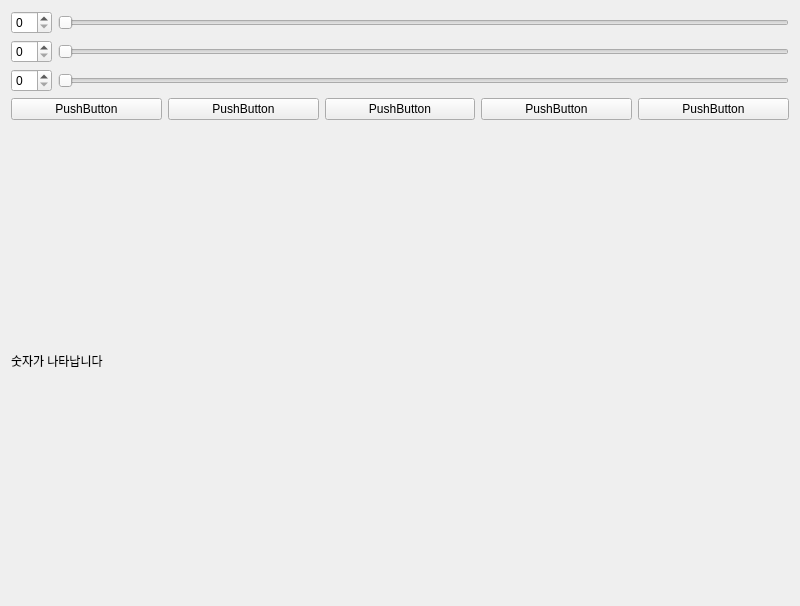
<?xml version="1.0" encoding="UTF-8"?>
<ui version="4.0">
 <class>Widget</class>
 <widget class="QWidget" name="Widget">
  <property name="geometry">
   <rect>
    <x>0</x>
    <y>0</y>
    <width>800</width>
    <height>606</height>
   </rect>
  </property>
  <property name="windowTitle">
   <string>Widget</string>
  </property>
  <layout class="QVBoxLayout" name="verticalLayout">
   <item>
    <layout class="QHBoxLayout" name="horizontalLayout">
     <item>
      <widget class="QSpinBox" name="spinBox1"/>
     </item>
     <item>
      <widget class="QSlider" name="slider1">
       <property name="orientation">
        <enum>Qt::Orientation::Horizontal</enum>
       </property>
      </widget>
     </item>
    </layout>
   </item>
   <item>
    <layout class="QHBoxLayout" name="horizontalLayout_2">
     <item>
      <widget class="QSpinBox" name="spinBox2"/>
     </item>
     <item>
      <widget class="QSlider" name="slider2">
       <property name="orientation">
        <enum>Qt::Orientation::Horizontal</enum>
       </property>
      </widget>
     </item>
    </layout>
   </item>
   <item>
    <layout class="QHBoxLayout" name="horizontalLayout_3">
     <item>
      <widget class="QSpinBox" name="spinBox3"/>
     </item>
     <item>
      <widget class="QSlider" name="slider3">
       <property name="orientation">
        <enum>Qt::Orientation::Horizontal</enum>
       </property>
      </widget>
     </item>
    </layout>
   </item>
   <item>
    <layout class="QHBoxLayout" name="horizontalLayout_4">
     <item>
      <widget class="QPushButton" name="pushButton1">
       <property name="text">
        <string>PushButton</string>
       </property>
      </widget>
     </item>
     <item>
      <widget class="QPushButton" name="pushButton2">
       <property name="text">
        <string>PushButton</string>
       </property>
      </widget>
     </item>
     <item>
      <widget class="QPushButton" name="pushButton3">
       <property name="text">
        <string>PushButton</string>
       </property>
      </widget>
     </item>
     <item>
      <widget class="QPushButton" name="pushButton4">
       <property name="text">
        <string>PushButton</string>
       </property>
      </widget>
     </item>
     <item>
      <widget class="QPushButton" name="pushButton5">
       <property name="text">
        <string>PushButton</string>
       </property>
      </widget>
     </item>
    </layout>
   </item>
   <item>
    <layout class="QHBoxLayout" name="horizontalLayout_5">
     <item>
      <widget class="QLabel" name="label">
       <property name="text">
        <string>숫자가 나타납니다</string>
       </property>
      </widget>
     </item>
    </layout>
   </item>
  </layout>
 </widget>
 <resources/>
 <connections/>
</ui>
